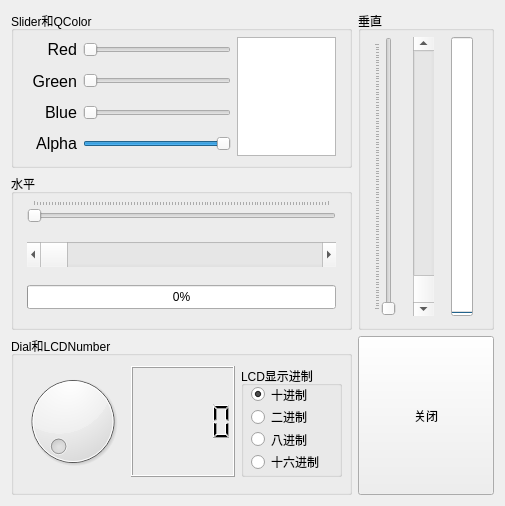
<?xml version="1.0" encoding="UTF-8"?>
<ui version="4.0">
 <class>Widget</class>
 <widget class="QWidget" name="Widget">
  <property name="geometry">
   <rect>
    <x>0</x>
    <y>0</y>
    <width>505</width>
    <height>506</height>
   </rect>
  </property>
  <property name="windowTitle">
   <string>数值输入和显示Misc</string>
  </property>
  <layout class="QGridLayout" name="gridLayout_3">
   <item row="0" column="0">
    <layout class="QGridLayout" name="gridLayout_2" rowstretch="4,2">
     <item row="0" column="0">
      <layout class="QHBoxLayout" name="horizontalLayout_4" stretch="5,2">
       <item>
        <layout class="QVBoxLayout" name="verticalLayout_3" stretch="5,5">
         <item>
          <widget class="QGroupBox" name="groupBox">
           <property name="sizePolicy">
            <sizepolicy hsizetype="Expanding" vsizetype="Expanding">
             <horstretch>0</horstretch>
             <verstretch>0</verstretch>
            </sizepolicy>
           </property>
           <property name="title">
            <string>Slider和QColor</string>
           </property>
           <widget class="QWidget" name="gridLayoutWidget">
            <property name="geometry">
             <rect>
              <x>10</x>
              <y>20</y>
              <width>321</width>
              <height>131</height>
             </rect>
            </property>
            <layout class="QGridLayout" name="gridLayout" rowstretch="1,1,1,1" columnstretch="1,3,2">
             <property name="leftMargin">
              <number>6</number>
             </property>
             <property name="topMargin">
              <number>6</number>
             </property>
             <property name="rightMargin">
              <number>6</number>
             </property>
             <property name="bottomMargin">
              <number>6</number>
             </property>
             <item row="1" column="0">
              <widget class="QLabel" name="label_2">
               <property name="font">
                <font>
                 <pointsize>12</pointsize>
                </font>
               </property>
               <property name="text">
                <string>Green</string>
               </property>
               <property name="alignment">
                <set>Qt::AlignRight|Qt::AlignTrailing|Qt::AlignVCenter</set>
               </property>
              </widget>
             </item>
             <item row="0" column="1">
              <widget class="QSlider" name="horizontalSliderRed">
               <property name="sizePolicy">
                <sizepolicy hsizetype="Preferred" vsizetype="Preferred">
                 <horstretch>0</horstretch>
                 <verstretch>0</verstretch>
                </sizepolicy>
               </property>
               <property name="minimumSize">
                <size>
                 <width>50</width>
                 <height>20</height>
                </size>
               </property>
               <property name="font">
                <font>
                 <pointsize>12</pointsize>
                </font>
               </property>
               <property name="maximum">
                <number>255</number>
               </property>
               <property name="orientation">
                <enum>Qt::Horizontal</enum>
               </property>
              </widget>
             </item>
             <item row="0" column="0">
              <widget class="QLabel" name="label">
               <property name="font">
                <font>
                 <pointsize>12</pointsize>
                </font>
               </property>
               <property name="text">
                <string>Red</string>
               </property>
               <property name="alignment">
                <set>Qt::AlignRight|Qt::AlignTrailing|Qt::AlignVCenter</set>
               </property>
              </widget>
             </item>
             <item row="1" column="1">
              <widget class="QSlider" name="horizontalSliderGreen">
               <property name="sizePolicy">
                <sizepolicy hsizetype="Preferred" vsizetype="Preferred">
                 <horstretch>0</horstretch>
                 <verstretch>0</verstretch>
                </sizepolicy>
               </property>
               <property name="minimumSize">
                <size>
                 <width>50</width>
                 <height>20</height>
                </size>
               </property>
               <property name="font">
                <font>
                 <pointsize>12</pointsize>
                </font>
               </property>
               <property name="maximum">
                <number>255</number>
               </property>
               <property name="orientation">
                <enum>Qt::Horizontal</enum>
               </property>
              </widget>
             </item>
             <item row="2" column="0">
              <widget class="QLabel" name="label_3">
               <property name="font">
                <font>
                 <pointsize>12</pointsize>
                </font>
               </property>
               <property name="text">
                <string>Blue</string>
               </property>
               <property name="alignment">
                <set>Qt::AlignRight|Qt::AlignTrailing|Qt::AlignVCenter</set>
               </property>
              </widget>
             </item>
             <item row="2" column="1">
              <widget class="QSlider" name="horizontalSliderBlue">
               <property name="sizePolicy">
                <sizepolicy hsizetype="Preferred" vsizetype="Preferred">
                 <horstretch>0</horstretch>
                 <verstretch>0</verstretch>
                </sizepolicy>
               </property>
               <property name="minimumSize">
                <size>
                 <width>50</width>
                 <height>20</height>
                </size>
               </property>
               <property name="font">
                <font>
                 <pointsize>12</pointsize>
                </font>
               </property>
               <property name="maximum">
                <number>255</number>
               </property>
               <property name="orientation">
                <enum>Qt::Horizontal</enum>
               </property>
              </widget>
             </item>
             <item row="3" column="1">
              <widget class="QSlider" name="horizontalSliderAlpha">
               <property name="sizePolicy">
                <sizepolicy hsizetype="Preferred" vsizetype="Preferred">
                 <horstretch>0</horstretch>
                 <verstretch>0</verstretch>
                </sizepolicy>
               </property>
               <property name="minimumSize">
                <size>
                 <width>50</width>
                 <height>20</height>
                </size>
               </property>
               <property name="font">
                <font>
                 <pointsize>12</pointsize>
                </font>
               </property>
               <property name="maximum">
                <number>255</number>
               </property>
               <property name="value">
                <number>255</number>
               </property>
               <property name="orientation">
                <enum>Qt::Horizontal</enum>
               </property>
              </widget>
             </item>
             <item row="0" column="2" rowspan="4">
              <widget class="QTextEdit" name="textEditColor">
               <property name="sizePolicy">
                <sizepolicy hsizetype="Preferred" vsizetype="Preferred">
                 <horstretch>0</horstretch>
                 <verstretch>0</verstretch>
                </sizepolicy>
               </property>
               <property name="minimumSize">
                <size>
                 <width>50</width>
                 <height>50</height>
                </size>
               </property>
              </widget>
             </item>
             <item row="3" column="0">
              <widget class="QLabel" name="label_4">
               <property name="font">
                <font>
                 <pointsize>12</pointsize>
                </font>
               </property>
               <property name="text">
                <string>Alpha</string>
               </property>
               <property name="alignment">
                <set>Qt::AlignRight|Qt::AlignTrailing|Qt::AlignVCenter</set>
               </property>
              </widget>
             </item>
            </layout>
           </widget>
          </widget>
         </item>
         <item>
          <widget class="QGroupBox" name="groupBox_2">
           <property name="title">
            <string>水平</string>
           </property>
           <widget class="QWidget" name="verticalLayoutWidget">
            <property name="geometry">
             <rect>
              <x>10</x>
              <y>20</y>
              <width>321</width>
              <height>121</height>
             </rect>
            </property>
            <layout class="QVBoxLayout" name="verticalLayout" stretch="2,1,2,1,2">
             <property name="leftMargin">
              <number>6</number>
             </property>
             <property name="topMargin">
              <number>6</number>
             </property>
             <property name="rightMargin">
              <number>6</number>
             </property>
             <property name="bottomMargin">
              <number>6</number>
             </property>
             <item>
              <widget class="QSlider" name="horizontalSliderH">
               <property name="sizePolicy">
                <sizepolicy hsizetype="Expanding" vsizetype="Expanding">
                 <horstretch>0</horstretch>
                 <verstretch>0</verstretch>
                </sizepolicy>
               </property>
               <property name="font">
                <font>
                 <pointsize>12</pointsize>
                </font>
               </property>
               <property name="maximum">
                <number>100</number>
               </property>
               <property name="orientation">
                <enum>Qt::Horizontal</enum>
               </property>
               <property name="tickPosition">
                <enum>QSlider::TicksAbove</enum>
               </property>
              </widget>
             </item>
             <item>
              <spacer name="verticalSpacer">
               <property name="orientation">
                <enum>Qt::Vertical</enum>
               </property>
               <property name="sizeHint" stdset="0">
                <size>
                 <width>20</width>
                 <height>20</height>
                </size>
               </property>
              </spacer>
             </item>
             <item>
              <widget class="QScrollBar" name="horizontalScrollBarH">
               <property name="sizePolicy">
                <sizepolicy hsizetype="Minimum" vsizetype="Expanding">
                 <horstretch>0</horstretch>
                 <verstretch>0</verstretch>
                </sizepolicy>
               </property>
               <property name="maximum">
                <number>100</number>
               </property>
               <property name="orientation">
                <enum>Qt::Horizontal</enum>
               </property>
              </widget>
             </item>
             <item>
              <spacer name="verticalSpacer_2">
               <property name="orientation">
                <enum>Qt::Vertical</enum>
               </property>
               <property name="sizeHint" stdset="0">
                <size>
                 <width>20</width>
                 <height>20</height>
                </size>
               </property>
              </spacer>
             </item>
             <item>
              <widget class="QProgressBar" name="progressBarH">
               <property name="sizePolicy">
                <sizepolicy hsizetype="Expanding" vsizetype="Expanding">
                 <horstretch>0</horstretch>
                 <verstretch>0</verstretch>
                </sizepolicy>
               </property>
               <property name="value">
                <number>0</number>
               </property>
               <property name="textVisible">
                <bool>true</bool>
               </property>
              </widget>
             </item>
            </layout>
           </widget>
          </widget>
         </item>
        </layout>
       </item>
       <item>
        <widget class="QGroupBox" name="groupBox_3">
         <property name="title">
          <string>垂直</string>
         </property>
         <widget class="QWidget" name="horizontalLayoutWidget">
          <property name="geometry">
           <rect>
            <x>10</x>
            <y>20</y>
            <width>111</width>
            <height>291</height>
           </rect>
          </property>
          <layout class="QHBoxLayout" name="horizontalLayout" stretch="2,1,2,1,2">
           <property name="leftMargin">
            <number>6</number>
           </property>
           <property name="topMargin">
            <number>6</number>
           </property>
           <property name="rightMargin">
            <number>6</number>
           </property>
           <property name="bottomMargin">
            <number>6</number>
           </property>
           <item>
            <widget class="QSlider" name="verticalSliderV">
             <property name="sizePolicy">
              <sizepolicy hsizetype="Expanding" vsizetype="Expanding">
               <horstretch>0</horstretch>
               <verstretch>0</verstretch>
              </sizepolicy>
             </property>
             <property name="maximum">
              <number>100</number>
             </property>
             <property name="orientation">
              <enum>Qt::Vertical</enum>
             </property>
             <property name="tickPosition">
              <enum>QSlider::TicksAbove</enum>
             </property>
            </widget>
           </item>
           <item>
            <spacer name="horizontalSpacer">
             <property name="orientation">
              <enum>Qt::Horizontal</enum>
             </property>
             <property name="sizeHint" stdset="0">
              <size>
               <width>40</width>
               <height>20</height>
              </size>
             </property>
            </spacer>
           </item>
           <item>
            <widget class="QScrollBar" name="verticalScrollBarV">
             <property name="sizePolicy">
              <sizepolicy hsizetype="Expanding" vsizetype="Minimum">
               <horstretch>0</horstretch>
               <verstretch>0</verstretch>
              </sizepolicy>
             </property>
             <property name="maximum">
              <number>100</number>
             </property>
             <property name="orientation">
              <enum>Qt::Vertical</enum>
             </property>
             <property name="invertedAppearance">
              <bool>true</bool>
             </property>
            </widget>
           </item>
           <item>
            <spacer name="horizontalSpacer_2">
             <property name="orientation">
              <enum>Qt::Horizontal</enum>
             </property>
             <property name="sizeHint" stdset="0">
              <size>
               <width>40</width>
               <height>20</height>
              </size>
             </property>
            </spacer>
           </item>
           <item>
            <widget class="QProgressBar" name="progressBarV">
             <property name="sizePolicy">
              <sizepolicy hsizetype="Expanding" vsizetype="Expanding">
               <horstretch>0</horstretch>
               <verstretch>0</verstretch>
              </sizepolicy>
             </property>
             <property name="value">
              <number>0</number>
             </property>
             <property name="orientation">
              <enum>Qt::Vertical</enum>
             </property>
             <property name="invertedAppearance">
              <bool>false</bool>
             </property>
            </widget>
           </item>
          </layout>
         </widget>
        </widget>
       </item>
      </layout>
     </item>
     <item row="1" column="0">
      <layout class="QHBoxLayout" name="horizontalLayout_3" stretch="5,2">
       <item>
        <widget class="QGroupBox" name="groupBox_4">
         <property name="title">
          <string>Dial和LCDNumber</string>
         </property>
         <widget class="QWidget" name="horizontalLayoutWidget_2">
          <property name="geometry">
           <rect>
            <x>10</x>
            <y>30</y>
            <width>321</width>
            <height>111</height>
           </rect>
          </property>
          <layout class="QHBoxLayout" name="horizontalLayout_2">
           <item>
            <widget class="QDial" name="dialInput">
             <property name="sizePolicy">
              <sizepolicy hsizetype="Expanding" vsizetype="Expanding">
               <horstretch>0</horstretch>
               <verstretch>0</verstretch>
              </sizepolicy>
             </property>
             <property name="maximum">
              <number>99999</number>
             </property>
             <property name="wrapping">
              <bool>false</bool>
             </property>
             <property name="notchesVisible">
              <bool>false</bool>
             </property>
            </widget>
           </item>
           <item>
            <widget class="QLCDNumber" name="lcdNumber">
             <property name="sizePolicy">
              <sizepolicy hsizetype="Expanding" vsizetype="Expanding">
               <horstretch>0</horstretch>
               <verstretch>0</verstretch>
              </sizepolicy>
             </property>
             <property name="font">
              <font>
               <pointsize>12</pointsize>
              </font>
             </property>
             <property name="digitCount">
              <number>5</number>
             </property>
            </widget>
           </item>
           <item>
            <widget class="QGroupBox" name="groupBox_5">
             <property name="title">
              <string>LCD显示进制</string>
             </property>
             <widget class="QWidget" name="verticalLayoutWidget_2">
              <property name="geometry">
               <rect>
                <x>10</x>
                <y>20</y>
                <width>73</width>
                <height>84</height>
               </rect>
              </property>
              <layout class="QVBoxLayout" name="verticalLayout_2">
               <item>
                <widget class="QRadioButton" name="radioBtnDec">
                 <property name="sizePolicy">
                  <sizepolicy hsizetype="Expanding" vsizetype="Expanding">
                   <horstretch>0</horstretch>
                   <verstretch>0</verstretch>
                  </sizepolicy>
                 </property>
                 <property name="text">
                  <string>十进制</string>
                 </property>
                 <property name="checked">
                  <bool>true</bool>
                 </property>
                </widget>
               </item>
               <item>
                <widget class="QRadioButton" name="radioBtnBin">
                 <property name="sizePolicy">
                  <sizepolicy hsizetype="Expanding" vsizetype="Expanding">
                   <horstretch>0</horstretch>
                   <verstretch>0</verstretch>
                  </sizepolicy>
                 </property>
                 <property name="text">
                  <string>二进制</string>
                 </property>
                </widget>
               </item>
               <item>
                <widget class="QRadioButton" name="radioBtnOct">
                 <property name="sizePolicy">
                  <sizepolicy hsizetype="Expanding" vsizetype="Expanding">
                   <horstretch>0</horstretch>
                   <verstretch>0</verstretch>
                  </sizepolicy>
                 </property>
                 <property name="text">
                  <string>八进制</string>
                 </property>
                </widget>
               </item>
               <item>
                <widget class="QRadioButton" name="radioBtnHex">
                 <property name="sizePolicy">
                  <sizepolicy hsizetype="Expanding" vsizetype="Expanding">
                   <horstretch>0</horstretch>
                   <verstretch>0</verstretch>
                  </sizepolicy>
                 </property>
                 <property name="text">
                  <string>十六进制</string>
                 </property>
                </widget>
               </item>
              </layout>
             </widget>
            </widget>
           </item>
          </layout>
         </widget>
        </widget>
       </item>
       <item>
        <widget class="QToolButton" name="toolBtnClose">
         <property name="sizePolicy">
          <sizepolicy hsizetype="Expanding" vsizetype="Expanding">
           <horstretch>0</horstretch>
           <verstretch>0</verstretch>
          </sizepolicy>
         </property>
         <property name="text">
          <string>关闭</string>
         </property>
        </widget>
       </item>
      </layout>
     </item>
    </layout>
   </item>
  </layout>
 </widget>
 <resources/>
 <connections/>
</ui>
